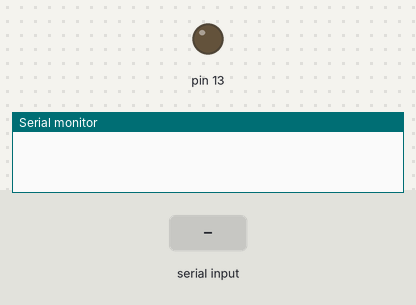
Recording of a sketch running on a simulated Arduino Uno, built with avr-gcc and run on an emulated ATmega328P. On the bench: output pins drawn as LEDs (lit = HIGH), the last lines printed to the serial monitor. Inputs (shaded band) come from the test bench.

Above: at 1.2 s.
1.3 s: "30,150\n" received over Serial
At 2.1 s:
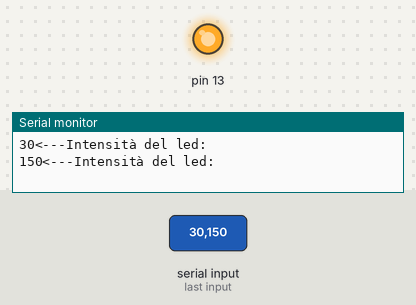
Timing chart, 0 to 4.3 s (numbered marks = the images above; inputs shaded):
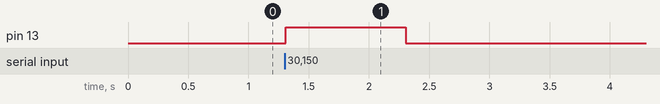

The sketch:

controllaledconseriale.ino
```cpp
void setup() {
  Serial.begin(9600);
  pinMode(13, OUTPUT);
}
void loop() {
 if (Serial.available()>0)
 {
 long legge=Serial.parseInt();
    legge=constrain(legge, 0, 255);
        Serial.print(legge);
        Serial.println("<---Intensità del led:");
    analogWrite(13,legge);
           }
}
```

Measured:
- after the input at 1.3 s, pin 13: LOW → HIGH at once, → LOW 1.0 s later
